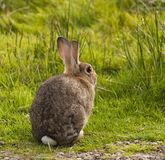
%> input picture Image/source1.jpg, 165 x 160 px
$ octave --eval "result = boundaries(rgb2gray(imread('Image/source1.jpg')));"   (GNU Octave 9; MATLAB toolbox functions it lacks are replaced by stand-ins)
%> lines starting %> are read from the running program, lines starting %| are printed output that depends on the picture; in (x1, y1, x2, y2) boxes, pixels count from 0 and x2, y2 are one past the last pixel; in counts of white or black regions, pixels touching at a corner belong together; the program's own positions count from 1
function B=boundaries(BW,conn,dir)
%BOUNDARIES Trace object boundaries.
%B=BOUNDARIES(BW) traces the exterior boundaries of objects in the binary
%image BW.B is a p_by_1 cell array,where p is the number of objects in the
%image.Each cell contains a Q_by_2 matrix,each row of which contains the
%row and column coordinates of a boundary pixel.Q is the number of boundary
%pixels for the corresponding object.Object boundaries are traced in the
%clockwise direction.
%
%B=BOUNDARIES(BW,CONN) specifies the connectivity to use when tracing
%boundaries.CONN may be either 8 or 4.The default value for CONN is 8.
%
%
%B=BOUNDARIES(BW,CONN,DIR) specifies the direction used for tracing
%boundaries.DIR should be either 'cw'(trace boundaries clockwise顺时针) or
%'ccw'(trace boundaries counterclockwise逆时针).If DIR is omitted BOUNDARIES
%traces in the clockwise direction.
if nargin<3
    dir='cw';
end
if nargin<2
    conn=8;
end
L=bwlabel(BW,conn);
%> L: size 160x165 double; every value is 1
%The number of objects is the maximum value of L.Initialize the cell array
%B so that each cell initially contains a 0_by_2 matrix.
numObjects=max(L(:));
%> numObjects = 1
if numObjects>0
    B={zeros(0,2)};
    B=repmat(B,numObjects,1);
%> B = {[]}
else
    B={};
end
%Pad label matrix with zeros（用0扩展标签矩阵）.This lets us write the boundary_following loop
%without worrying about going off the edge of the image.
Lp=padarray(L,[1 1],0,'both');
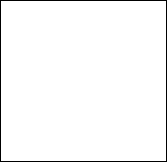
%> Lp: size 162x167 double; values 0 (black) and 1 (white), 97.6% white; black in thin lines or dots
%Compute the linear indexing offsets to take us from a pixel to its
%neighbors.
M=size(Lp,1);
%> M = 162
if conn==8
    %Order is N NE E SE S SW W NW.
    offsets=[-1,M-1,M,M+1,1,-M+1,-M,-M-1];
%> offsets = [-1 161 162 163 1 -161 -162 -163]
else
    %Order is N E S W.
    offsets=[-1,M,1,-M];
end
%next_search_direction_lut is a lookup tabl.Given the direction from pixel
%k to pixel k+1,what is the direction to start with when examining the
%neighborhood of pixel k+1?
if conn==8
    next_search_direction_lut=[8 8 2 2 4 4 6 6];
else
    next_search_direction_lut=[4 1 2 3];
end
%next_direction_lut is a lookup table查询表.Given that we just looked at neighbor
%in a given direction,which neighbor do we look at
%next?
if conn==8
  next_direction_lut=[2 3 4 5 6 7 8 1];
else
  next_direction_lut=[2 3 4 1];
end
%Values used for marking the starting and boundary pixels.
START=-1;
BOUNDARY=-2;
%Initialize scratch space in which to record the boundary pixels as well as
%follow the boundary.
scratch=zeros(100,1);
%Find candidate starting locations for boundaries.
[rr,cc]=find((Lp(2:end-1,:)>0)&(Lp(1:end-2,:)==0));
%> rr = 165 values from 1 to 1; cc = 165 values from 2 to 166
rr=rr+1;
%> rr = 165 values from 2 to 2
for k=1:length(rr)
    r=rr(k);
    c=cc(k);%得到边界点的位置【r c】
    if (Lp(r,c)>0)&(Lp(r-1,c)==0)&isempty(B{Lp(r,c)})
        %We've found the start of the next boundary.Compute its linear
        %offset,record which boundary it is,mark it,and initialize the
        %counter for the number of boundary pixels.
        idx=(c-1)*size(Lp,1)+r;
        which=Lp(idx);
        scratch(1)=idx;
        Lp(idx)=START;
        numpixels=1;
        currentpixel=idx;
        initial_departure_direction=[];
        done=0;
        next_search_direction=2;
        while ~done
            %Find the next boundary pixel.
            direction=next_search_direction;
            found_next_pixel=0;
            for k=1:length(offsets)
                neighbor=currentpixel+offsets(direction);
                if Lp(neighbor)~=0
                    %Found the next boundary pixel.
                    if (Lp(currentpixel)==START)&...
                        isempty(initial_departure_direction)
                    %We are making the initial departure from the starting
                    %pixel.
                    initial_departure_direction=direction;
                    elseif (Lp(currentpixel)==START)&...
                            (initial_departure_direction==direction)
                       % We are about to retrace our path.
                       %That means we're done.
                       done=1;
                       found_next_pixel=1;
                       break;
                    end
                    %Take the next step along the boundary.
                    next_search_direction=...
                        next_search_direction_lut(direction);
                    found_next_pixel=1;
                    numpixels=numpixels+1;
                    if numpixels>size(scratch,1)
                        %Double the scratch space.
                        scratch(2*size(scratch,1))=0;
                    end
                    scratch(numpixels)=neighbor;
                    if Lp(neighbor)~=START
                       Lp(neighbor)=BOUNDARY;
                    end
                    currentpixel=neighbor;
                    break;
                end
                direction=next_direction_lut(direction);
            end
            if ~found_next_pixel
                %If there is no next neighbor,the object must just have a
                %single pixel.
                numpixels=2;
                scratch(2)=scratch(1);
                done=1;
            end
        end
        %Convert linear indices to row_column coordinates and save in the
        %output cell array.
        [row,col]=ind2sub(size(Lp),scratch(1:numpixels));
        B{which}=[row-1,col-1];
    end
end
%> this loop made 165 passes
%> (idx, which) on pass 1: (164, 1)
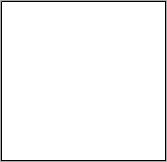
%> Lp: size 162x167 double; 2.39% of pixels changed, all inside (x1, y1, x2, y2) = (1, 1, 166, 161); drawn with min black and max white
%> after the loop, B = 1 item; col = 647 values, max 166 at index 165, min 2 at index 1, mean 83.87; direction = 3; done = 1; found_next_pixel = 1; initial_departure_direction = 3; neighbor = 326; next_search_direction = 8; numpixels = 647; row = 647 values, max 161 at index 324, min 2 at index 1, mean 81.38; scratch = 800 values, max 26891 at index 324, min 0 at index 648, mean 10923.7
%> `result = boundaries(rgb2gray(imread('Image/source1.jpg')));`: result = 1 item
if strcmp(dir,'ccw')
    for k=1:length(B)
        B{k}=B{k}(end:-1:1,:);
    end
end
